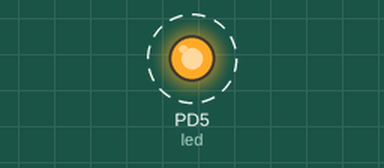
Bench run of a program on a simulated pyboard running MicroPython. On the bench: output pins drawn as LEDs (lit = HIGH). Dashed ring = blinking.

Above: at 0.2 s.
Timing chart, 0 to 3.0 s (numbered marks = the images above):
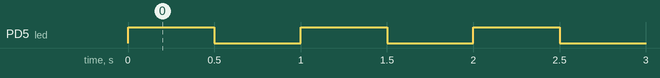

Measured:
- by itself, PD5 (led): alternates HIGH for 0.50 s and LOW for 0.50 s

The program:

blink.py
```python
from pyb import Pin         # Gestion des broches E/S
from time import sleep_ms   # Gestion du temps

led = Pin("D5", Pin.OUT_PP) # LED sur D5 en sortie classique (push-pull)

while True :                # Boucle infinie
    led.on()                # LED allumée
    sleep_ms(500)           # Attendre 500 ms
    led.off()               # LED éteinte
    sleep_ms(500)           # Attendre 500 ms
```
